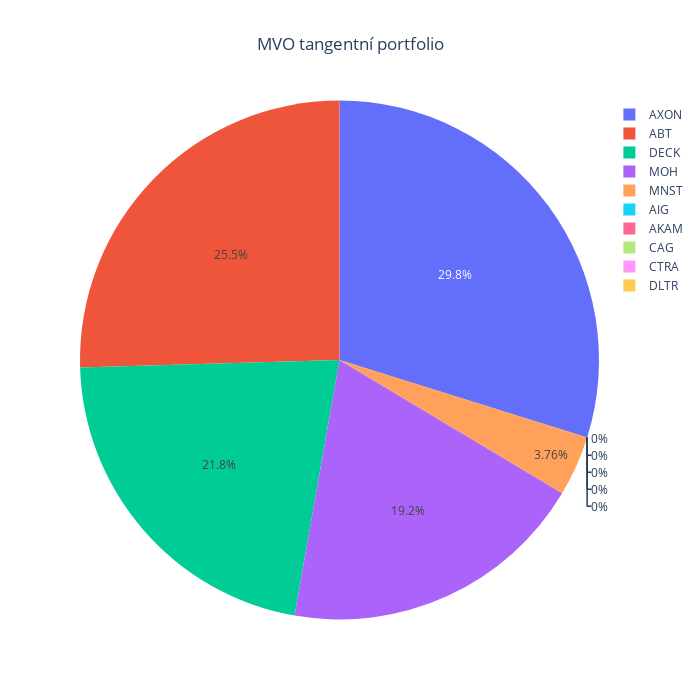

The code cell stored with this chart in its notebook:
### Code cell
weightsMVOTangent = MVOTangentPortfolio(prices = prices)
weightsPlot(weightsMVOTangent, title = "MVO tangentní portfolio")

### Figure 1 — Plotly figure (JSON) as saved in the notebook; plotly's stock layout.template omitted (floating-point values rounded to 4 significant figures)
{"data": [{"labels": ["ABT", "AIG", "AKAM", "AXON", "CAG", "CTRA", "DECK", "DLTR", "MNST", "MOH"], "type": "pie", "values": [0.2546, 0, 0, 0.2983, 0, 0, 0.2177, 0, 0.03756, 0.1918]}], "layout": {"height": 700, "title": {"text": "MVO tangentní portfolio", "x": 0.5}, "width": 700}}
